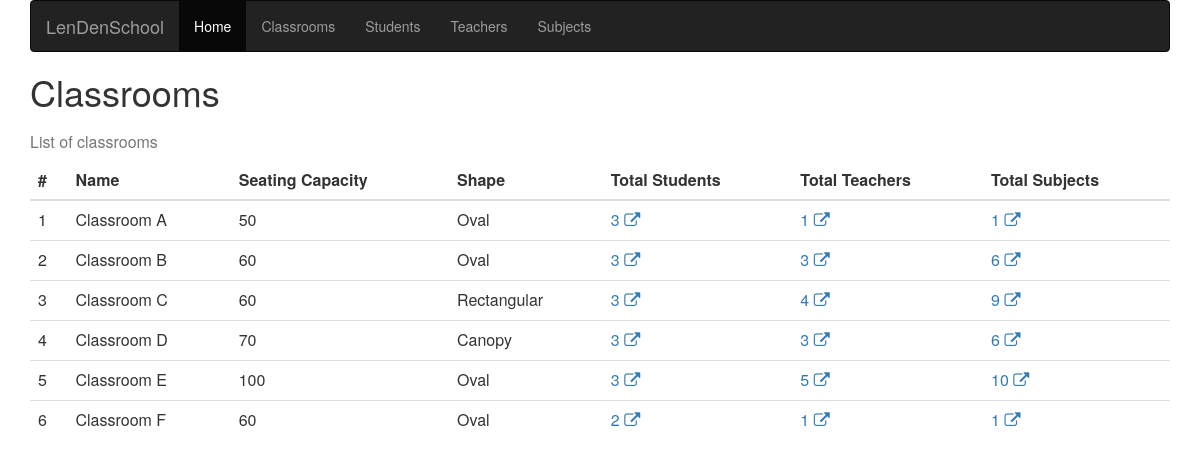
The page /school/classrooms/ on the database its author committed.
### school/models.py (models this page shows, shortened)
class Classroom(models.Model):
    SHAPE_OVAL, SHAPE_RECTANGULAR, SHAPE_CANOPY, SHAPE_ELEVATED = range(0, 4)
    SHAPE = (
        (SHAPE_OVAL, 'Oval'),
        (SHAPE_RECTANGULAR, 'Rectangular'),
        (SHAPE_CANOPY, 'Canopy'),
        (SHAPE_ELEVATED, 'Elevated')
    )
    name = models.CharField(max_length=50)
    seating_capacity = models.IntegerField(default=15,
            validators=[MaxValueValidator(100), MinValueValidator(15)]
        )
    web_lecture_support = models.BooleanField(default=False)
    shape = models.IntegerField(default=SHAPE_OVAL, choices=SHAPE)
    subjects = models.ManyToManyField(Subject,
        related_name='taught_in_classrooms')
    @property
    def shape_string(self):
        return self.SHAPE[self.shape][1]
    @property
    def number_of_students(self):
        return Student.objects.filter(
            subjects__id__in=self.subjects.values_list('id')).distinct().count()
    @property
    def number_of_teachers(self):
        teachers = Teacher.objects.filter(
            subjects__id__in=self.subjects.values_list('id')).distinct()
        if self.web_lecture_support == True:
            total_teachers = 0
            for teacher in teachers:
                if teacher.has_perm('school.can_teach_weblecture'):
                    total_teachers+=1
            return total_teachers
        return teachers.count()
    @property
    def number_of_subjects(self):
        return self.subjects.count()

class User(AbstractUser):
    date_of_joining = models.DateField(null=True, blank=True)
    phone_regex = RegexValidator(regex=r'^[6-9]\d{9}$',
        message="Invalid mobile number")
    phone_number = models.CharField(max_length=10,
        validators=[phone_regex], blank=True, null=True)

class Teacher(User):
    salary = models.FloatField(help_text='Salary in LPA')
    subjects = models.ManyToManyField(Subject,
        related_name='taught_by')
    class Meta:
        verbose_name = 'Teacher'
        verbose_name_plural = 'Teachers'
        permissions = [
            ("can_teach_weblecture", "Can teach web-lecture")
        ]

### school/views.py (the view)
# urls.py: path('classrooms/', ClassroomListView.as_view(), name='classroom-list'),
class ClassroomListView(ListView):
    model = Classroom
    paginate_by = 7
    template_name = 'classroom_list.html'
    def get_queryset(self, **kwargs):
        queryset = super().get_queryset()
        params = {}
        if self.request.GET.get('student'):
            try:
                params['subjects__id__in'] = Student.objects.get(
                    id=self.request.GET['student']).subjects.values_list('id')
            except:
                queryset = Classroom.objects.none()
        if params:
            return queryset.filter(**params).distinct()
        return queryset
    @CustomDecorators.paginate
    def get_context_data(self, **kwargs):
        context = self.__class__.context
        return context

### lendenclub/utils.py (called while the page is built)
    @staticmethod
    def paginate(get_context_data):
        @wraps(get_context_data)
        def wrapper(self, *args, **kwargs):
            self.__class__.context = super(self.__class__, self).get_context_data(**kwargs)
            self.__class__.context['now'] = datetime.now()
            object_list = self.__class__.model.objects.all()
            paginator = Paginator(object_list, self.__class__.paginate_by)
            page = self.request.GET.get('page')
            try:
                current_objects = paginator.page(page)
            except PageNotAnInteger:
                current_objects = paginator.page(1)
            except EmptyPage:
                current_objects = paginator.page(paginator.num_pages)
            self.__class__.context['object_list'] = current_objects
            return get_context_data(self)
        return wrapper

### school/templates/classroom_list.html (shortened to what this page needs)
<html>
<head>
  <link rel="stylesheet" href="https://maxcdn.bootstrapcdn.com/bootstrap/3.4.1/css/bootstrap.min.css">
  <link rel="stylesheet" href="https://cdnjs.cloudflare.com/ajax/libs/font-awesome/4.7.0/css/font-awesome.min.css">
</head>
<body class="container">
<nav class="navbar navbar-inverse">
  <div class="container-fluid">
    <div class="navbar-header">
      <a class="navbar-brand" href="{% url 'classroom-list' %}">LenDenSchool</a>
    </div>
    <ul class="nav navbar-nav">
      <li class="active"><a href="{% url 'classroom-list' %}">Home</a></li>
      <li><a href="{% url 'classroom-list' %}">Classrooms</a></li>
      <li><a href="{% url 'student-list' %}">Students</a></li>
      <li><a href="{% url 'teacher-list' %}">Teachers</a></li>
      <li><a href="{% url 'subject-list' %}">Subjects</a></li>
    </ul>
  </div>
</nav>
<h1>Classrooms</h1>
 <table class="table">
  <caption>List of classrooms</caption>
  <thead>
    <tr>
      <th scope="col">#</th>
      <th scope="col">Name</th>
      <th scope="col">Seating Capacity</th>
      <th scope="col">Shape</th>
      <th scope="col">Total Students</th>
      <th scope="col">Total Teachers</th>
      <th scope="col">Total Subjects</th>
    </tr>
  </thead>
  <tbody>
    {% for classroom in classroom_list %}
      <tr>
        <td scope="row">{{forloop.counter}}</td>
        <td>{{ classroom.name|title }}</td>
        <td>{{ classroom.seating_capacity }}</td>
        <td>{{ classroom.shape_string }}</td>
        <td><a href="{% url 'student-list' %}?classroom={{ classroom.pk|urlencode }}">{{ classroom.number_of_students }}&nbsp;<i class="fa fa-external-link"></i></a></td>
        <td><a href="{% url 'teacher-list' %}?classroom={{ classroom.pk|urlencode }}">{{ classroom.number_of_teachers }}&nbsp;<i class="fa fa-external-link"></i></a></td>
        <td><a href="{% url 'subject-list' %}?classroom={{ classroom.pk|urlencode }}">{{ classroom.number_of_subjects }}&nbsp;<i class="fa fa-external-link"></i></a></td>
      </tr>
    {% empty %}
      <p>No classrooms yet.</p>
    {% endfor %}
  </tbody>
</table>
</html>

### rows shown on the page
Classroom: name "Classroom A", seating_capacity "50", shape_string "Oval", number_of_students "3", number_of_teachers "1", number_of_subjects "1"
Classroom: name "Classroom B", seating_capacity "60", shape_string "Oval", number_of_students "3", number_of_teachers "3", number_of_subjects "6"
Classroom: name "Classroom C", seating_capacity "60", shape_string "Rectangular", number_of_students "3", number_of_teachers "4", number_of_subjects "9"
Classroom: name "Classroom D", seating_capacity "70", shape_string "Canopy", number_of_students "3", number_of_teachers "3", number_of_subjects "6"
Classroom: name "Classroom E", seating_capacity "100", shape_string "Oval", number_of_students "3", number_of_teachers "5", number_of_subjects "10"
Classroom: name "Classroom F", seating_capacity "60", shape_string "Oval", number_of_students "2", number_of_teachers "1", number_of_subjects "1"
